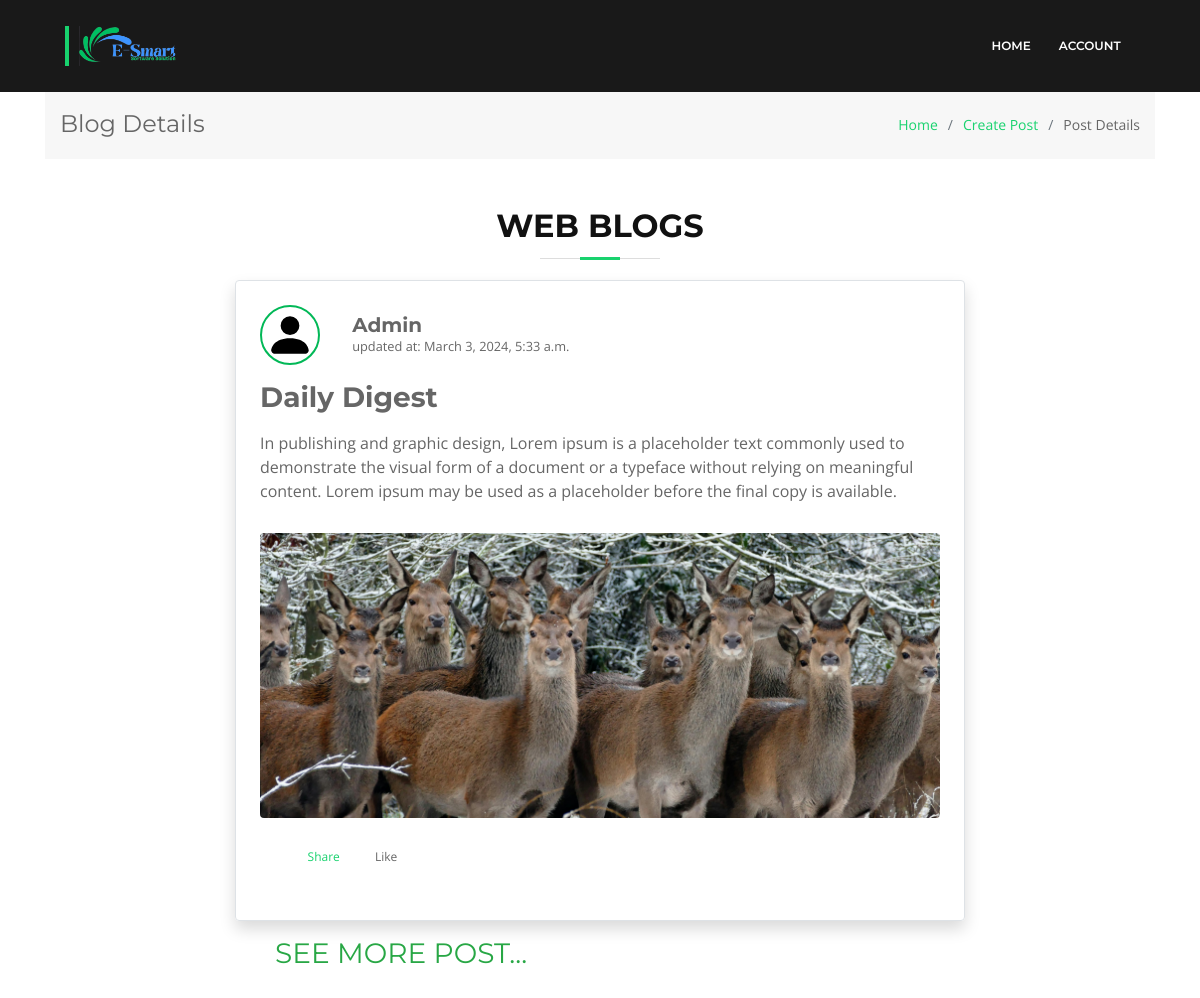
The page /post/view/6 on the database its author committed.
### blog/models.py (models this page shows, shortened)
class Post(models.Model, HitCountMixin):
    user = models.ForeignKey(User, on_delete=models.CASCADE)
    title = models.CharField(max_length=250)
    text = models.TextField(max_length=1000)
    like = models.IntegerField(default=0)
    view = models.IntegerField(null=True, default=0)
    created_at = models.DateTimeField(auto_now=True)
    updated_at = models.DateTimeField(auto_now=True)

class Profile(models.Model):
    user = models.OneToOneField(User, null=True, blank=True, on_delete=models.CASCADE)
    position = models.CharField(max_length=100, blank=True, null=True)
    contact = models.IntegerField(blank=True, null=True)
    address = models.CharField(max_length=100, null=True, blank=True)
    picture = models.ImageField(default='default.svg', upload_to='profile_image', null=True, blank=True)

class PostImage(models.Model):
    post = models.ForeignKey(Post, on_delete=models.CASCADE)
    image = models.ImageField(upload_to="post_images")

### blog/views.py (the view)
# urls.py: path('post/view/<pid>', views.post_view, name='post_view'),
def post_view(request, pid):
    post = Post.objects.get(id=pid)
    all_posts = Post.objects.select_related('user').order_by('-created_at')
    context = {'post':post, 'all_posts':all_posts}
    return render(request, 'post_view.html', context)

### templates/post_view.html (shortened to what this page needs)
{% load static %}
{% include './links/link.html' %}
{% include './forms/sub-header.html' %}
{% load hitcount_tags %}
<div class="container mt-5">
    <section class="breadcrumbs">
        <div class="container">
          <div class="d-flex justify-content-between align-items-center">
            <h2>Blog Details</h2>
            <ol>
              <li><a href="{%  url 'index' %}">Home</a></li>
              <li><a href="{% url 'create_post' %}">Create Post</a></li>
              <li>Post Details</li>
            </ol>
          </div>
        </div>
      </section>
    <div class="row">
        <div class="col-lg-2 col-md-2 col-sm-12 py-4">
        </div>
        <div class="col-lg-8 col-md-8 col-sm-12 pt-5">
            <div class="section-header ">
                <h3>Web Blogs</h3>
            </div>
            <div class="shadow border rounded p-4">
                <div class="row content">
                    <div class="col-md-1 col-lg-1 col-sm-1 col-xs-1">
                        <img src="{{post.user.profile.picture.url}}" class="user-avatar-active" alt="user profile">
                    </div>
                    <div class="col-md-11 col-lg-11 col-sm-11 col-xs-11 px-4 pt-2 pl-sm-5">
                    {% if post.user.get_full_name %}
                        <h5 class="d-inline font-weight-bold">{{post.user.get_full_name}}</h5>
                        <span class="">updated at: {{post.created_at}}</span>
                        <small>{{post.user.profile.position}}</small>
                        {% else %}
                        <h5 class="d-inline font-weight-bold">Admin</h5><br>
                        <small class="">updated at: {{post.created_at}}</small>
                    {% endif %}
                    </div>
                </div>
                <div class="post-container">
                    <h3 class="my-3 font-weight-bold">{{post.title}}</h3>
                    <p>{{post.text}}</p>
                    <p>
                        {% for pic in post.postimage_set.all %}
                        <img src="{{pic.image.url}}" class="post-image rounded " alt="image">
                        {% endfor %}
                        <p class="text-small">
                            <span class="ml-3"><i class="icofont-eye-alt"></i>&nbsp;</span>
                            <span class="m-3"><a href="#">Share</a></span>
                            <span class="m-3 like-button" data-route-url="{% url 'like_view' %}" data-post-id="{{post.id}}" role="button">Like</span>
                        </p>
                    </p>
                </div>
            </div>
            <div class="my-3">
                <ul>
                    <li class="nav-menu" type="none">
                        <a href="#morePost" class="text-success" id="load-more-post">
                            <h3>see more post...</h3>
                        </a>
                    </li>
                </ul>
            </div>
        </div>
        <div class="col-lg-2 col-md-2 col-sm-12">
        </div>
    </div>
</div>

### blog/static/css/style.css (style rules this page uses)
.text-small { font-size: 12px; padding: 0px; margin: 0px; }
.post-image { width: 100%; height: 30%; object-fit: cover; }
a { color: #18d26e; transition: 0.5s; }
p { padding: 0; margin: 0 0 30px 0; }
h1, h2, h3, h4, h5, h6 { font-family: "Montserrat", sans-serif; font-weight: 400; margin: 0 0 20px 0; padding: 0; }
.user-avatar-active { object-fit: cover; width: 60px; height: 60px; border-radius: 40px; border: 2px solid #02b857; padding: 3px; }
.nav-menu a { display: block; position: relative; color: #fff; transition: 0.3s; font-size: 12px; font-family: "Montserrat", sans-serif; text-transform: uppercase; font-weight: 600; }
.mobile-nav { position: fixed; top: 55px; right: 15px; bottom: 15px; left: 15px; z-index: 9999; overflow-y: auto; background: #fff; transition: ease-in-out 0.2s; opacity: 0; visibility: hidden; border-radius: 10px; padding: 10px 0; }
.mobile-nav * { margin: 0; padding: 0; list-style: none; }
.mobile-nav a { display: block; position: relative; color: #333333; padding: 10px 20px; font-weight: 500; outline: none; }
section { overflow: hidden; }
.section-header h3 { font-size: 32px; color: #111; text-transform: uppercase; text-align: center; font-weight: 700; position: relative; padding-bottom: 15px; }
.section-header h3::before { content: ''; position: absolute; display: block; width: 120px; height: 1px; background: #ddd; bottom: 1px; left: calc(50% - 60px); }
.section-header h3::after { content: ''; position: absolute; display: block; width: 40px; height: 3px; background: #18d26e; bottom: 0; left: calc(50% - 20px); }
.breadcrumbs { padding: 20px 0; background-color: #f7f7f7; min-height: 40px; margin-top: 90px; }
.breadcrumbs h2 { font-size: 24px; margin-bottom: 0; font-weight: 400; }
.breadcrumbs ol { display: flex; flex-wrap: wrap; list-style: none; padding: 0; margin: 0; font-size: 14px; }
.breadcrumbs ol li + li { padding-left: 10px; }
.breadcrumbs ol li + li::before { display: inline-block; padding-right: 10px; color: #6c757d; content: "/"; }

### rows shown on the page
Post: user.profile.picture (placeholder picture), created_at "March 3, 2024, 5:33 a.m.", title "Daily Digest", text "In publishing and graphic design, Lorem ipsum is a placeholder text commonly used to demonstrate the visual form of a document or a typeface without relying on meaningful content. Lorem ipsum may be used as a placeholder before the final copy is available."
PostImage: image (picture)
